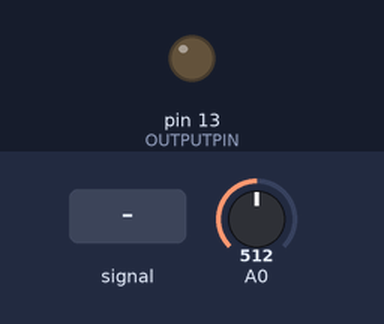
The sketch below on a simulated Arduino Uno, built with avr-gcc and run on an emulated ATmega328P. Shown: output pins drawn as LEDs (lit = HIGH). The test bench sets the inputs (shaded band); at power-on: A0 = 512. What the sketch prints to the serial monitor is not drawn.

Above: at 1.2 s.
1.3 s: A0 fed a 2 Hz sine of ±306 counts around its level
At 4.2 s:
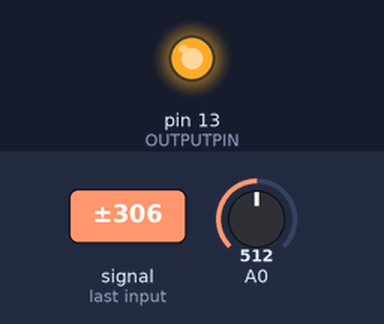
4.3 s: A0 set to 900
5.8 s: A0 set to 2
7.3 s: A0 set to 0
At 8.2 s:
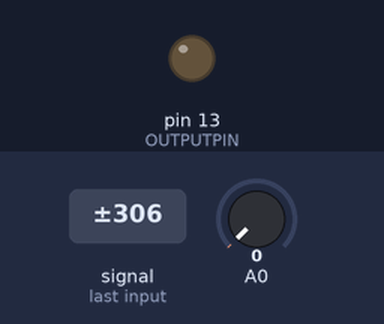
8.8 s: A0 set to 122
At 9.3 s:
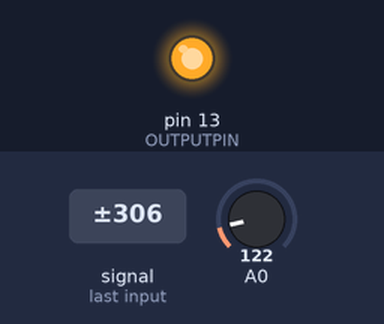
Timing chart, 0 to 11.3 s (numbered marks = the images above; inputs shaded):
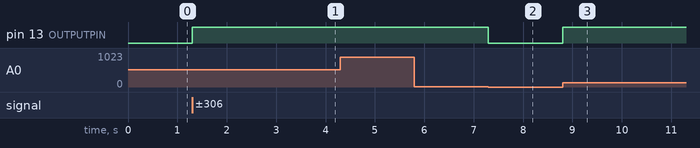

The sketch:

exo6_Arduino.ino
```cpp
const int OUTPUTPIN = 13;
int value;

// the setup routine runs once when you press reset:
void setup() {
  // initialize the digital pin as an output.
  value = analogRead(A0);
  pinMode(OUTPUTPIN, OUTPUT);
  Serial.begin(115200);
}

// the loop routine runs over and over again forever:
void loop() {
  value = analogRead(A0);
  digitalWrite(OUTPUTPIN, value);
  Serial.println(value);
}
```

Measured:
- the behaviour switches between 1 and 0 on A0 (found by bisection; images 1 and 2)
- after the input at 1.3 s, pin 13 (OUTPUTPIN): LOW → HIGH at once
- after the input at 7.3 s, pin 13 (OUTPUTPIN): HIGH → LOW at once
- after the input at 8.8 s, pin 13 (OUTPUTPIN): LOW → HIGH at once
